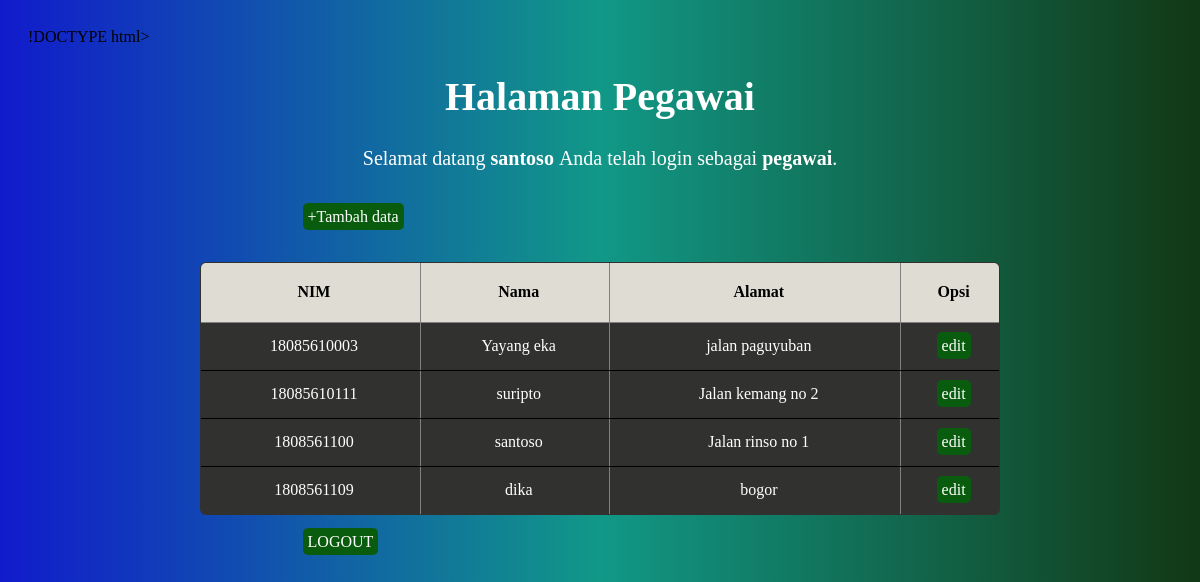
/halaman_pegawai.php (signed in), run on the app's committed database.
### tables this page shows
CREATE TABLE `mahasiswa` (
  `id` int(100) NOT NULL,
  `nim` varchar(100) NOT NULL,
  `nama` varchar(100) NOT NULL,
  `alamat` text NOT NULL
);

### halaman_pegawai.php (the view, shortened to what this page needs)
<html lang="en">
<head>
	<link rel="stylesheet" href="style2.css">
</head>
<body>
	<h1>Halaman Pegawai</h1>
	<p>Selamat datang <b><?php echo $_SESSION['username']; ?></b> Anda telah login sebagai <b><?php echo $_SESSION['level']; ?></b>.</p>
	<br/>
	<div class="box">
	<a href="insert2.php">+Tambah data</a>
	</div>
	<br/>
	<br/>
	<table border="1">
		<thead>
		<tr>
			<th>NIM</th>
			<th>Nama</th>
			<th>Alamat</th>
			<th>Opsi</th>
		</tr>
		</thead>
		<tbody>
		<?php
		include 'koneksi.php';
		$data = mysqli_query($koneksi,"select * from mahasiswa");
		while($d = mysqli_fetch_array($data)){
			?>
			<tr>
				<td><?php echo $d['nim']; ?></td>
				<td><?php echo $d['nama']; ?></td>
				<td><?php echo $d['alamat']; ?></td>
				<td>
					<a href="edit2.php?id=<?php echo $d['id']; ?>">edit</a>
				</td>
			</tr>
			<?php
		}
		?>
		</tbody>
	</table>
	<br/>
	<div class="box">
	<a href="logout.php">LOGOUT</a>
	</div>
</body>
</html>

### style2.css (style rules this page uses)
body { background-image: linear-gradient(to right, #111bcc, #119887, #123815); font: 400 14px; padding: 20px; }
h1 { font-size: 40px; text-align: center; color: white; }
.box { margin-left: 24%; }
a { background-color: rgb(9, 92, 13); padding: 5px; border-radius: 5px; color: white; text-decoration: none; }
p { font-size: 20px; text-align: center; color: white; }
table { border-spacing: 1; border-collapse: collapse; background-color: rgb(49, 49, 47); border-radius: 6px; overflow: hidden; max-width: 800px; width: 100%; margin: 0 auto; position: relative; }
td,th { padding-left: 8px; }
thead tr { height: 60px; background: #dfddd3; font-size: 16px; }
tbody tr { height: 48px; border-bottom: 1px solid black; color: white; }
td, th { text-align: center; }

### data on the page
mahasiswa: nim "18085610003", nama "Yayang eka", alamat "jalan paguyuban"
mahasiswa: nim "18085610111", nama "suripto", alamat "Jalan kemang no 2"
mahasiswa: nim "1808561100", nama "santoso", alamat "Jalan rinso no 1"
mahasiswa: nim "1808561109", nama "dika", alamat "bogor"

### other printed values
$_SESSION['username'] "santoso"
$_SESSION['level'] "pegawai"
